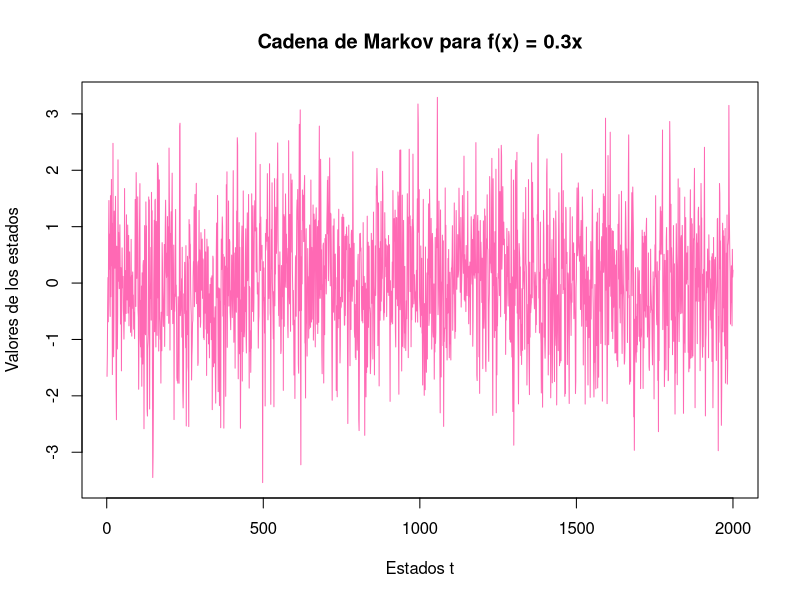
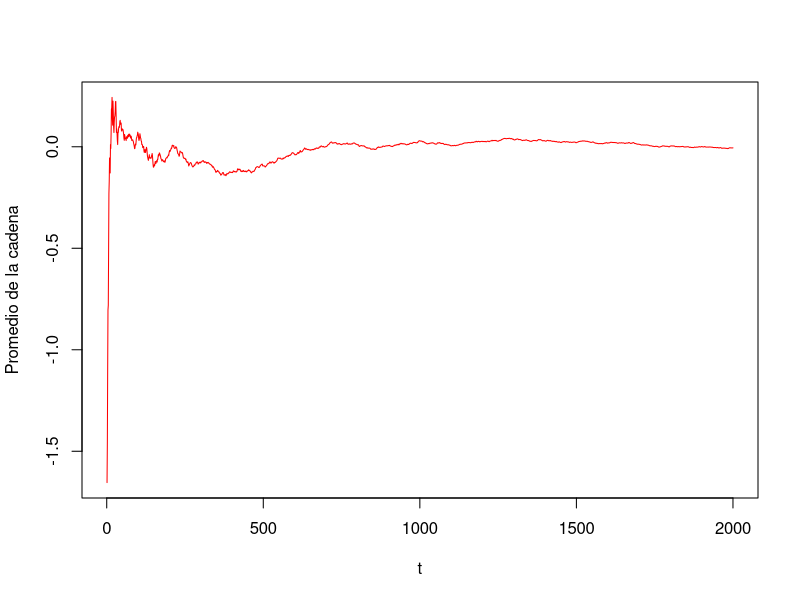
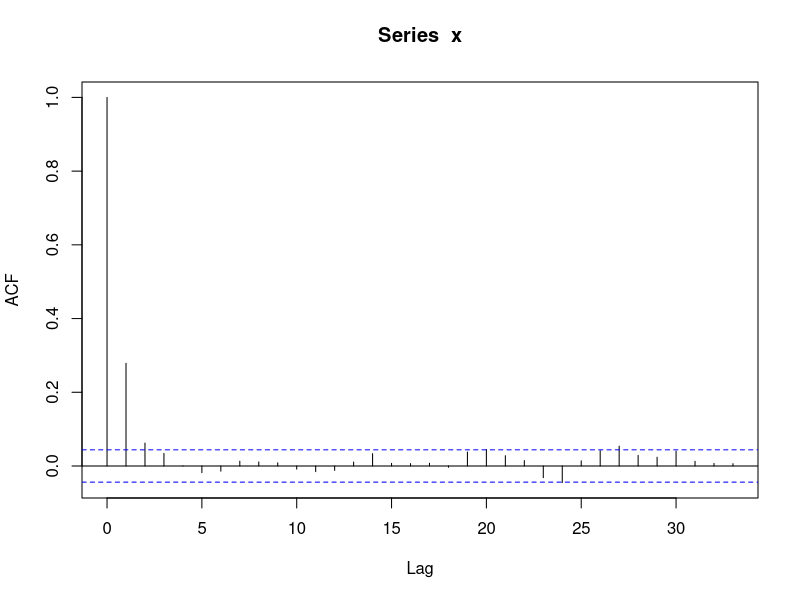
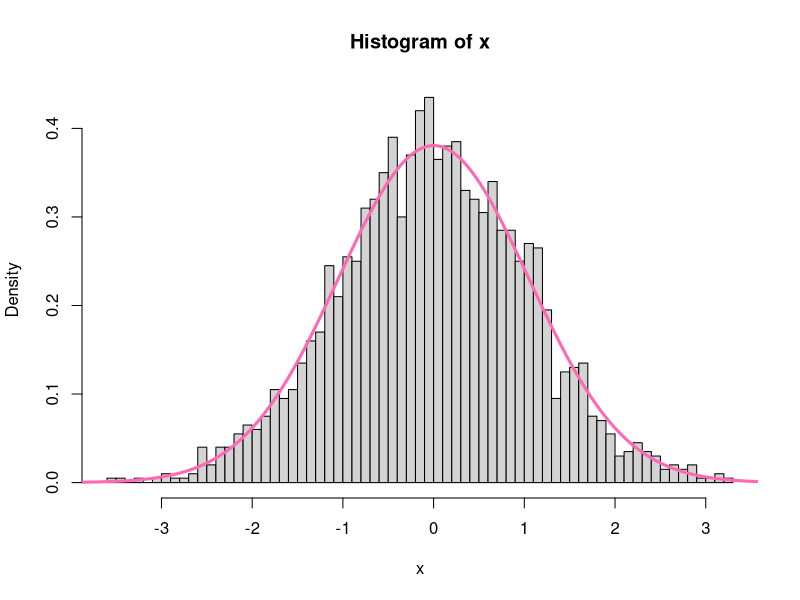

Source code (R) for these figures, in order:
## Métodos Monte  Carlo vía cardenas de Markok
## Generar una cadena de Markov

#Dada la siguiente función de densidad: f(x) = 0.3x, construir una cadena 
#que tenga una distribución estacionario o distribución de equilibrio f(x)

x <- NULL
x
x[1] = rnorm(1,0,1)
for (i in 2:2000) {
  x[i] = 0.3 * x[(i-1)] + rnorm(1,0,1)
}

#Gráfica de la cadena
plot(ts(x), col = "hotpink", xlab = "Estados t", ylab = "Valores de los estados", 
     main = "Cadena de Markov para f(x) = 0.3x")

## Forma empirica de verificar la convergencia
#1. Promedio Ergodico
mergod = cumsum(x)/(1:length(x))
plot(1:2000, mergod, col = "red", cex=0.7, type = "l",
     ylab = "Promedio de la cadena", xlab = "t")

#2. No correlación serial
acf(x)

#3. Histograma de los datos simulados
hist(x, breaks = 50, prob = T)
grid = seq(-8, 8, 0.01)
var.x = 1/(1-0.3^2)
lines(grid, dnorm(grid, 0, sqrt(var.x)), col = "hotpink", lwd = 3)




#::::::::::::::::::::::::::::::::::::::::::::::::::::::::::::::::::::::::::::::
#Formar grupo de 3 integrantes, cada grupo va a proponer simular valores de variables
#aleatorias por el metodo de la inversa, aceptacion-rechazo o composicion

#A ese caso se nos va a brindar la distribucion compleja
#Simular los valores de la distribucion que se va a brindar

#Encontrar por el metodo de la composicion, pero hacer el mismo proceso utilizando
#Por el metodo de la inversa

#Aplicar la inversa a todo o solo cada valor, pero como se realiza

#Buscar puntos de equilibrio


# Proponer 2 ejercicios: Utilizar uno de los metodos 